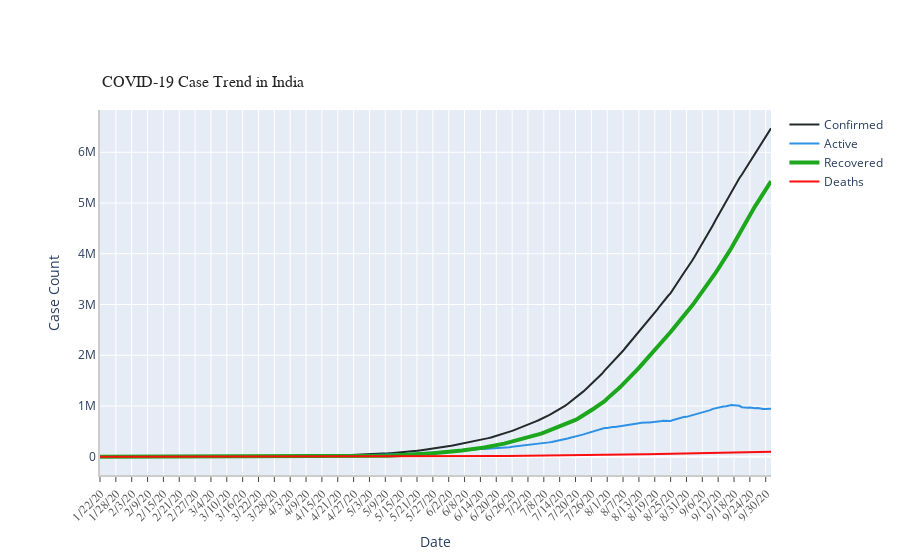

The code cell stored with this chart in its notebook:
### Code cell
ts_array = [confirmed_India_ts, active_India_ts, recovered_India_ts, deaths_India_ts]
labels = ['Confirmed', 'Active', 'Recovered', 'Deaths']
colors = [color_arr[5], color_arr[0], color_arr[2], color_arr[3]]
mode_size= [8, 8, 12, 8]
line_size= [2, 2, 4, 2]

fig_3= draw_plot(ts_array= ts_array,
                ts_label= labels,
                title="COVID-19 Case Trend in India",
                colors=colors, mode_size=mode_size,
                line_size=line_size,
                x_axis_title= "Date",
                y_axis_title= "Case Count",
                tickangle= 315,
                yaxis_type="",additional_annotations=[])
fig_3.show()

### Figure 1 — Plotly figure (JSON) as saved in the notebook; plotly's stock layout.template omitted (floating-point values rounded to 4 significant figures; data arrays with more than 128 entries replaced by an {"elided": "..."} marker saying what was removed)
{"data": [{"connectgaps": true, "line": {"color": "#222A2A", "width": 2}, "name": "Confirmed", "type": "scatter", "x": {"elided": "255 str values"}, "y": {"elided": "255 int values"}}, {"connectgaps": true, "line": {"color": "#2E91E5", "width": 2}, "name": "Active", "type": "scatter", "x": {"elided": "255 str values"}, "y": {"elided": "255 int values"}}, {"connectgaps": true, "line": {"color": "#1CA71C", "width": 4}, "name": "Recovered", "type": "scatter", "x": {"elided": "255 str values"}, "y": {"elided": "255 int values"}}, {"connectgaps": true, "line": {"color": "#FB0D0D", "width": 2}, "name": "Deaths", "type": "scatter", "x": {"elided": "255 str values"}, "y": {"elided": "255 int values"}}], "layout": {"annotations": [{"font": {"color": "rgb(37,37,37)", "family": "Ariel", "size": 16}, "showarrow": false, "text": "COVID-19 Case Trend in India", "x": 0, "xanchor": "left", "xref": "paper", "y": 1.05, "yanchor": "bottom", "yref": "paper"}], "autosize": true, "margin": {"autoexpand": true, "l": 100, "r": 20, "t": 110}, "showlegend": true, "xaxis": {"linecolor": "rgb(204,204,204)", "linewidth": 2, "showgrid": true, "showline": true, "showticklabels": true, "tickangle": -45, "tickfont": {"color": "rgb(82,82,82)", "family": "Ariel", "size": 12}, "ticks": "outside", "title": {"text": "Date"}}, "yaxis": {"linecolor": "rgb(204,204,204)", "linewidth": 2, "showgrid": true, "showline": true, "showticklabels": true, "title": {"text": "Case Count"}}}}
